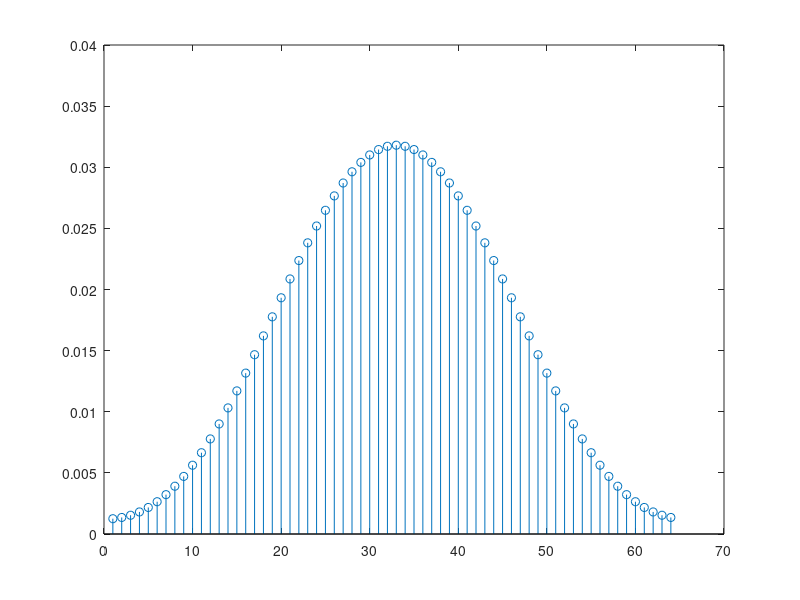

Recreate this plot in MATLAB.
clear all; close all; clc;

Fs = 48000;

% frequencies in Hz
f1 = 21600;
f2 = 1200;

% filter
FILTER_LENGTH = 64;
cutoff = 0.02;
coeffs = fir1(FILTER_LENGTH, cutoff, 'low');

%freqz(coeffs,1);

h = impz(coeffs, 1);
h = h(1:end-1);
stem(h);


theFileName = 'C:\wudtke_sconza_nunes\ece395SHARC\coeffs.h';
theFile = fopen(theFileName,'wt');

fprintf(theFile,'#define FILTER_LENGTH %d\n\n',FILTER_LENGTH+1);
fprintf(theFile,'//cutoff is %f Hz\n\n', cutoff*Fs);
fprintf(theFile,'double coeffs[%d] = {\n\n',FILTER_LENGTH+1);
fprintf(theFile,'\t%6.6f,\n',coeffs(1:end-1));
fprintf(theFile,'\t%6.6f',coeffs(end));
fprintf(theFile,'\n\n};\n\n');

